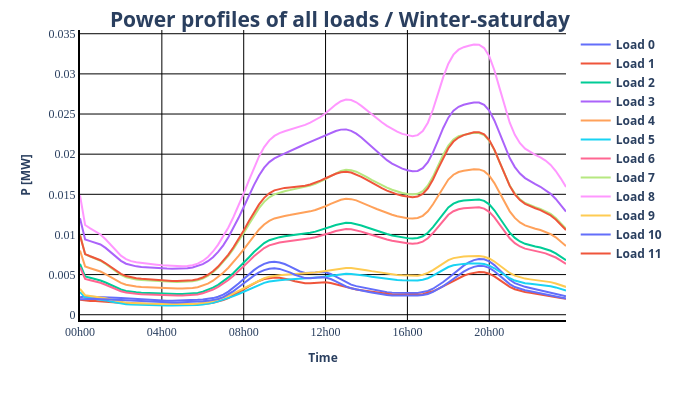

Notebook cell for this chart:
### Code cell
profile_file_path = "annexes/cases/power_profile_case_0_wint_sat.xlsx"  # un seul fichier (cas 0)

ts = pp_sim.load_power_profile_form_xlsx(file_path=profile_file_path)


p = ts["load"]["p_mw"].copy()
p.columns = p.columns.astype(str)

p_all = p.copy()
p_all.columns = [f"Load {c}" for c in p_all.columns]

pp_plot.plot_timeseries_result(
    data_df=p_all,
    ylabel="P [MW]",
    plot_title="Power profiles of all loads / Winter-saturday",
    filename="load_profiles_all_case_0_wint_sat.png",
)
